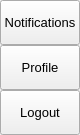
                 <widget class="QFrame" name="extraRightBox">
                  <property name="minimumSize">
                   <size>
                    <width>0</width>
                    <height>0</height>
                   </size>
                  </property>
                  <property name="maximumSize">
                   <size>
                    <width>0</width>
                    <height>16777215</height>
                   </size>
                  </property>
                  <property name="frameShape">
                   <enum>QFrame::NoFrame</enum>
                  </property>
                  <property name="frameShadow">
                   <enum>QFrame::Raised</enum>
                  </property>
                  <layout class="QVBoxLayout" name="verticalLayout_7">
                   <property name="spacing">
                    <number>0</number>
                   </property>
                   <property name="leftMargin">
                    <number>0</number>
                   </property>
                   <property name="topMargin">
                    <number>0</number>
                   </property>
                   <property name="rightMargin">
                    <number>0</number>
                   </property>
                   <property name="bottomMargin">
                    <number>0</number>
                   </property>
                   <item>
                    <widget class="QFrame" name="themeSettingsTopDetail">
                     <property name="maximumSize">
                      <size>
                       <width>16777215</width>
                       <height>3</height>
                      </size>
                     </property>
                     <property name="frameShape">
                      <enum>QFrame::NoFrame</enum>
                     </property>
                     <property name="frameShadow">
                      <enum>QFrame::Raised</enum>
                     </property>
                    </widget>
                   </item>
                   <item>
                    <widget class="QFrame" name="contentSettings">
                     <property name="frameShape">
                      <enum>QFrame::NoFrame</enum>
                     </property>
                     <property name="frameShadow">
                      <enum>QFrame::Raised</enum>
                     </property>
                     <layout class="QVBoxLayout" name="verticalLayout_13">
                      <property name="spacing">
                       <number>0</number>
                      </property>
                      <property name="leftMargin">
                       <number>0</number>
                      </property>
                      <property name="topMargin">
                       <number>0</number>
                      </property>
                      <property name="rightMargin">
                       <number>0</number>
                      </property>
                      <property name="bottomMargin">
                       <number>0</number>
                      </property>
                      <item alignment="Qt::AlignTop">
                       <widget class="QFrame" name="topMenus">
                        <property name="frameShape">
                         <enum>QFrame::NoFrame</enum>
                        </property>
                        <property name="frameShadow">
                         <enum>QFrame::Raised</enum>
                        </property>
                        <layout class="QVBoxLayout" name="verticalLayout_14">
                         <property name="spacing">
                          <number>0</number>
                         </property>
                         <property name="leftMargin">
                          <number>0</number>
                         </property>
                         <property name="topMargin">
                          <number>0</number>
                         </property>
                         <property name="rightMargin">
                          <number>0</number>
                         </property>
                         <property name="bottomMargin">
                          <number>0</number>
                         </property>
                         <item>
                          <widget class="QPushButton" name="btn_notifications">
                           <property name="sizePolicy">
                            <sizepolicy hsizetype="Expanding" vsizetype="Fixed">
                             <horstretch>0</horstretch>
                             <verstretch>0</verstretch>
                            </sizepolicy>
                           </property>
                           <property name="minimumSize">
                            <size>
                             <width>0</width>
                             <height>45</height>
                            </size>
                           </property>
                           <property name="font">
                            <font>
                             <family>Segoe UI</family>
                             <pointsize>10</pointsize>
                             <italic>false</italic>
                             <bold>false</bold>
                            </font>
                           </property>
                           <property name="cursor">
                            <cursorShape>PointingHandCursor</cursorShape>
                           </property>
                           <property name="layoutDirection">
                            <enum>Qt::LeftToRight</enum>
                           </property>
                           <property name="styleSheet">
                            <string notr="true">background-image: url(:/icons/images/icons/cil-envelope-open.png);</string>
                           </property>
                           <property name="text">
                            <string>Notifications</string>
                           </property>
                          </widget>
                         </item>
                         <item>
                          <widget class="QPushButton" name="btn_profile">
                           <property name="sizePolicy">
                            <sizepolicy hsizetype="Expanding" vsizetype="Fixed">
                             <horstretch>0</horstretch>
                             <verstretch>0</verstretch>
                            </sizepolicy>
                           </property>
                           <property name="minimumSize">
                            <size>
                             <width>0</width>
                             <height>45</height>
                            </size>
                           </property>
                           <property name="font">
                            <font>
                             <family>Segoe UI</family>
                             <pointsize>10</pointsize>
                             <italic>false</italic>
                             <bold>false</bold>
                            </font>
                           </property>
                           <property name="cursor">
                            <cursorShape>PointingHandCursor</cursorShape>
                           </property>
                           <property name="layoutDirection">
                            <enum>Qt::LeftToRight</enum>
                           </property>
                           <property name="styleSheet">
                            <string notr="true">background-image: url(:/icons/images/icons/cil-user.png);</string>
                           </property>
                           <property name="text">
                            <string>Profile</string>
                           </property>
                          </widget>
                         </item>
                         <item>
                          <widget class="QPushButton" name="btn_logout">
                           <property name="sizePolicy">
                            <sizepolicy hsizetype="Expanding" vsizetype="Fixed">
                             <horstretch>0</horstretch>
                             <verstretch>0</verstretch>
                            </sizepolicy>
                           </property>
                           <property name="minimumSize">
                            <size>
                             <width>0</width>
                             <height>45</height>
                            </size>
                           </property>
                           <property name="font">
                            <font>
                             <family>Segoe UI</family>
                             <pointsize>10</pointsize>
                             <italic>false</italic>
                             <bold>false</bold>
                            </font>
                           </property>
                           <property name="cursor">
                            <cursorShape>PointingHandCursor</cursorShape>
                           </property>
                           <property name="layoutDirection">
                            <enum>Qt::LeftToRight</enum>
                           </property>
                           <property name="styleSheet">
                            <string notr="true">background-image: url(:/icons/images/icons/cil-account-logout.png);</string>
                           </property>
                           <property name="text">
                            <string>Logout</string>
                           </property>
                          </widget>
                         </item>
                        </layout>
                       </widget>
                      </item>
                     </layout>
                    </widget>
                   </item>
                  </layout>
                 </widget>
